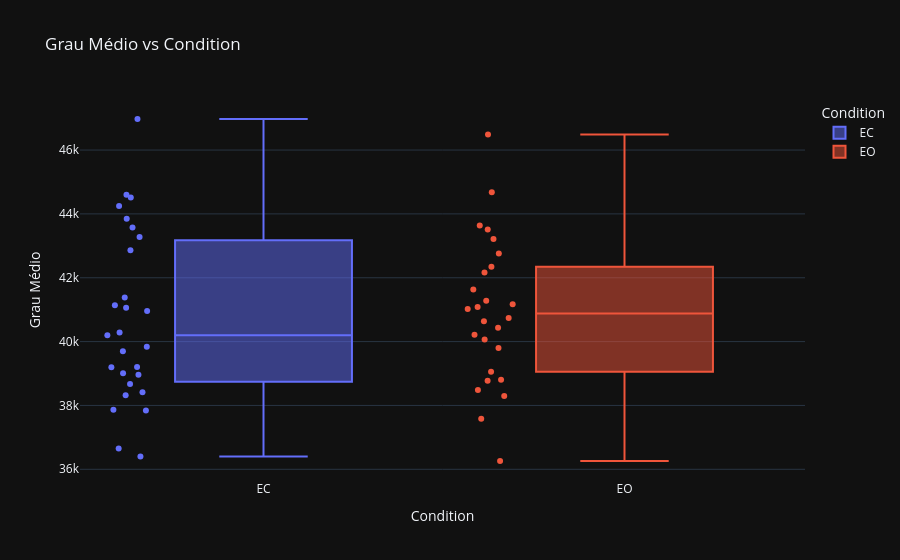
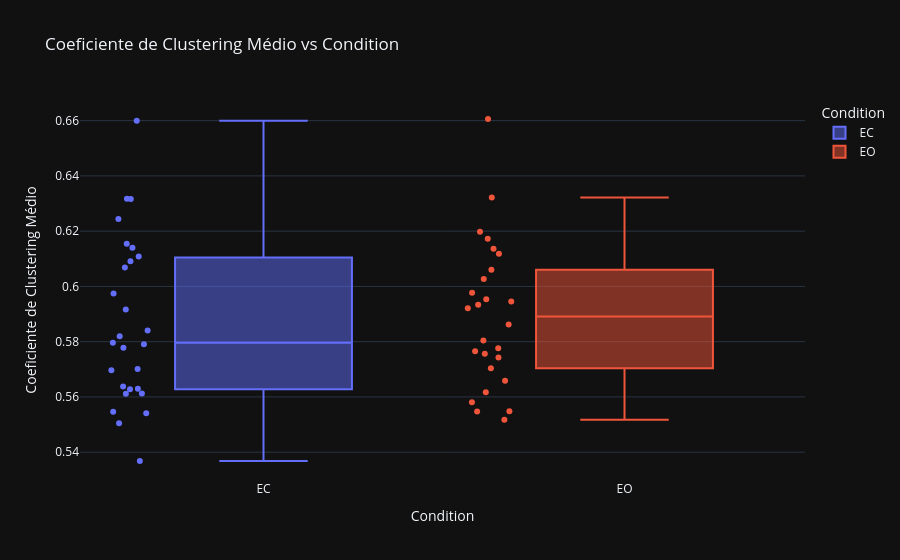
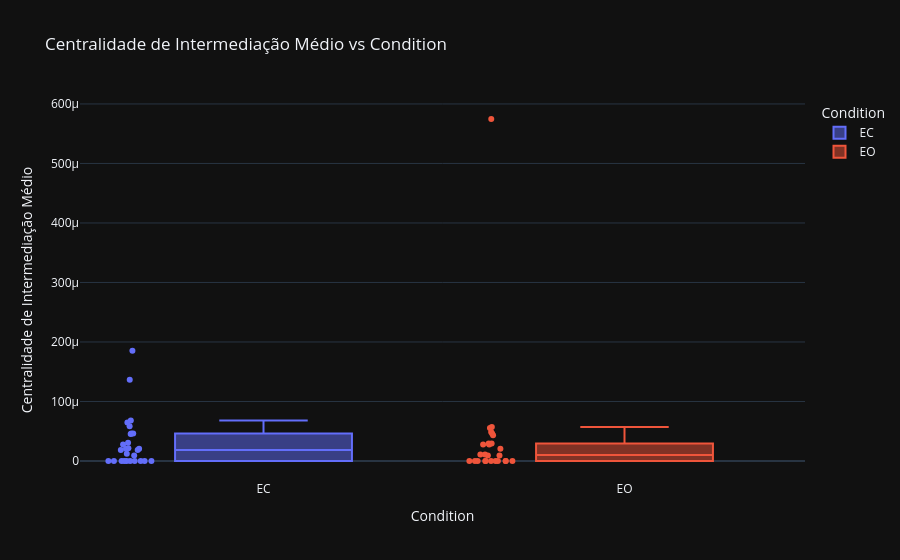

Notebook code cell kept with these figures, in order:
### Markdown cell above
### Condition

### Code cell
# plotly
for metric, label in GRAPH_METRICS.items():
    fig = px.box(
        df_healthy,
        x="condition",
        y=metric,
        color="condition",
        title=f"{metric} vs Condition",
        points="all",
        labels={
            "condition": "Condition",
            metric: metric
        }
    )
    fig.update_layout(
        xaxis_title="Condition",
        yaxis_title=label,
        title=f"{label} vs Condition"
    )
    fig.show()

### Figure 1 — Plotly figure (JSON) as saved in the notebook; plotly's stock layout.template omitted (floating-point values rounded to 4 significant figures)
{"data": [{"alignmentgroup": "True", "boxpoints": "all", "hovertemplate": "Condition=%{x}<br>degree_mean=%{y}<extra></extra>", "legendgroup": "EC", "marker": {"color": "#636efa"}, "name": "EC", "notched": false, "offsetgroup": "EC", "orientation": "v", "showlegend": true, "type": "box", "x": ["EC", "EC", "EC", "EC", "EC", "EC", "EC", "EC", "EC", "EC", "EC", "EC", "EC", "EC", "EC", "EC", "EC", "EC", "EC", "EC", "EC", "EC", "EC", "EC", "EC", "EC", "EC"], "x0": " ", "xaxis": "x", "y": [36650.0, 41060.0, 38960.0, 43280.0, 40280.0, 40200.0, 39200.0, 37840.0, 40960.0, 37870.0, 43570.0, 44600.0, 39700.0, 39840.0, 36400.0, 43850.0, 39010.0, 38320.0, 39200.0, 41380.0, 38680.0, 42860.0, 46970.0, 44250.0, 38420.0, 44510.0, 41140.0], "y0": " ", "yaxis": "y"}, {"alignmentgroup": "True", "boxpoints": "all", "hovertemplate": "Condition=%{x}<br>degree_mean=%{y}<extra></extra>", "legendgroup": "EO", "marker": {"color": "#EF553B"}, "name": "EO", "notched": false, "offsetgroup": "EO", "orientation": "v", "showlegend": true, "type": "box", "x": ["EO", "EO", "EO", "EO", "EO", "EO", "EO", "EO", "EO", "EO", "EO", "EO", "EO", "EO", "EO", "EO", "EO", "EO", "EO", "EO", "EO", "EO", "EO", "EO", "EO", "EO"], "x0": " ", "xaxis": "x", "y": [38300.0, 41090.0, 42340.0, 43510.0, 40740.0, 38490.0, 36260.0, 40640.0, 41280.0, 39800.0, 41170.0, 44680.0, 41020.0, 40210.0, 37590.0, 43210.0, 38810.0, 38780.0, 40430.0, 41630.0, 40070.0, 43640.0, 46480.0, 42760.0, 39050.0, 42170.0], "y0": " ", "yaxis": "y"}], "layout": {"boxmode": "overlay", "legend": {"title": {"text": "Condition"}, "tracegroupgap": 0}, "title": {"text": "Grau Médio vs Condition"}, "xaxis": {"anchor": "y", "categoryarray": ["EC", "EO"], "categoryorder": "array", "domain": [0, 1], "title": {"text": "Condition"}}, "yaxis": {"anchor": "x", "domain": [0, 1], "title": {"text": "Grau Médio"}}}}

### Figure 2 — Plotly figure (JSON) as saved in the notebook; plotly's stock layout.template omitted (floating-point values rounded to 4 significant figures)
{"data": [{"alignmentgroup": "True", "boxpoints": "all", "hovertemplate": "Condition=%{x}<br>clustering_mean=%{y}<extra></extra>", "legendgroup": "EC", "marker": {"color": "#636efa"}, "name": "EC", "notched": false, "offsetgroup": "EC", "orientation": "v", "showlegend": true, "type": "box", "x": ["EC", "EC", "EC", "EC", "EC", "EC", "EC", "EC", "EC", "EC", "EC", "EC", "EC", "EC", "EC", "EC", "EC", "EC", "EC", "EC", "EC", "EC", "EC", "EC", "EC", "EC", "EC"], "x0": " ", "xaxis": "x", "y": [0.5541, 0.614, 0.5796, 0.6068, 0.5701, 0.5696, 0.582, 0.5368, 0.5841, 0.5611, 0.6091, 0.6244, 0.5791, 0.5916, 0.5629, 0.6154, 0.5546, 0.5612, 0.5627, 0.5975, 0.5637, 0.6109, 0.66, 0.6318, 0.5505, 0.6316, 0.5778], "y0": " ", "yaxis": "y"}, {"alignmentgroup": "True", "boxpoints": "all", "hovertemplate": "Condition=%{x}<br>clustering_mean=%{y}<extra></extra>", "legendgroup": "EO", "marker": {"color": "#EF553B"}, "name": "EO", "notched": false, "offsetgroup": "EO", "orientation": "v", "showlegend": true, "type": "box", "x": ["EO", "EO", "EO", "EO", "EO", "EO", "EO", "EO", "EO", "EO", "EO", "EO", "EO", "EO", "EO", "EO", "EO", "EO", "EO", "EO", "EO", "EO", "EO", "EO", "EO", "EO"], "x0": " ", "xaxis": "x", "y": [0.5659, 0.5977, 0.6172, 0.6118, 0.5765, 0.5518, 0.5617, 0.5703, 0.5921, 0.5756, 0.5776, 0.6322, 0.5953, 0.5934, 0.5581, 0.606, 0.5548, 0.5804, 0.5743, 0.6027, 0.5862, 0.6198, 0.6606, 0.6137, 0.5547, 0.5945], "y0": " ", "yaxis": "y"}], "layout": {"boxmode": "overlay", "legend": {"title": {"text": "Condition"}, "tracegroupgap": 0}, "title": {"text": "Coeficiente de Clustering Médio vs Condition"}, "xaxis": {"anchor": "y", "categoryarray": ["EC", "EO"], "categoryorder": "array", "domain": [0, 1], "title": {"text": "Condition"}}, "yaxis": {"anchor": "x", "domain": [0, 1], "title": {"text": "Coeficiente de Clustering Médio"}}}}

### Figure 3 — Plotly figure (JSON) as saved in the notebook; plotly's stock layout.template omitted (floating-point values rounded to 4 significant figures)
{"data": [{"alignmentgroup": "True", "boxpoints": "all", "hovertemplate": "Condition=%{x}<br>betweenness_mean=%{y}<extra></extra>", "legendgroup": "EC", "marker": {"color": "#636efa"}, "name": "EC", "notched": false, "offsetgroup": "EC", "orientation": "v", "showlegend": true, "type": "box", "x": ["EC", "EC", "EC", "EC", "EC", "EC", "EC", "EC", "EC", "EC", "EC", "EC", "EC", "EC", "EC", "EC", "EC", "EC", "EC", "EC", "EC", "EC", "EC", "EC", "EC", "EC", "EC"], "x0": " ", "xaxis": "x", "y": [4.557e-05, 0, 0, 0, 0.0001364, 4.631e-05, 2.051e-05, 5.845e-05, 6.819e-05, 3.076e-05, 2.779e-05, 0, 0, 2.161e-05, 1.203e-05, 0, 0.0001852, 2.051e-05, 1.852e-05, 9.262e-06, 4.631e-05, 0, 0, 0, 6.483e-05, 0, 1.852e-05], "y0": " ", "yaxis": "y"}, {"alignmentgroup": "True", "boxpoints": "all", "hovertemplate": "Condition=%{x}<br>betweenness_mean=%{y}<extra></extra>", "legendgroup": "EO", "marker": {"color": "#EF553B"}, "name": "EO", "notched": false, "offsetgroup": "EO", "orientation": "v", "showlegend": true, "type": "box", "x": ["EO", "EO", "EO", "EO", "EO", "EO", "EO", "EO", "EO", "EO", "EO", "EO", "EO", "EO", "EO", "EO", "EO", "EO", "EO", "EO", "EO", "EO", "EO", "EO", "EO", "EO"], "x0": " ", "xaxis": "x", "y": [4.321e-05, 0, 0, 0, 0.0005747, 4.87e-05, 5.696e-05, 5.557e-05, 2.922e-05, 2.922e-05, 2.779e-05, 0, 0, 1.08e-05, 1.08e-05, 0, 9.262e-06, 2.051e-05, 2.779e-05, 9.262e-06, 0, 0, 0, 0, 4.631e-05, 0], "y0": " ", "yaxis": "y"}], "layout": {"boxmode": "overlay", "legend": {"title": {"text": "Condition"}, "tracegroupgap": 0}, "title": {"text": "Centralidade de Intermediação Médio vs Condition"}, "xaxis": {"anchor": "y", "categoryarray": ["EC", "EO"], "categoryorder": "array", "domain": [0, 1], "title": {"text": "Condition"}}, "yaxis": {"anchor": "x", "domain": [0, 1], "title": {"text": "Centralidade de Intermediação Médio"}}}}
